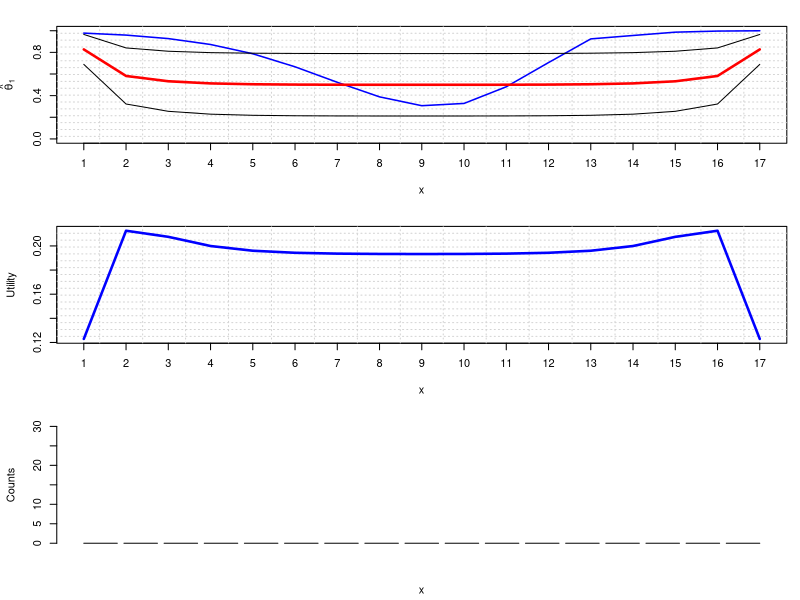
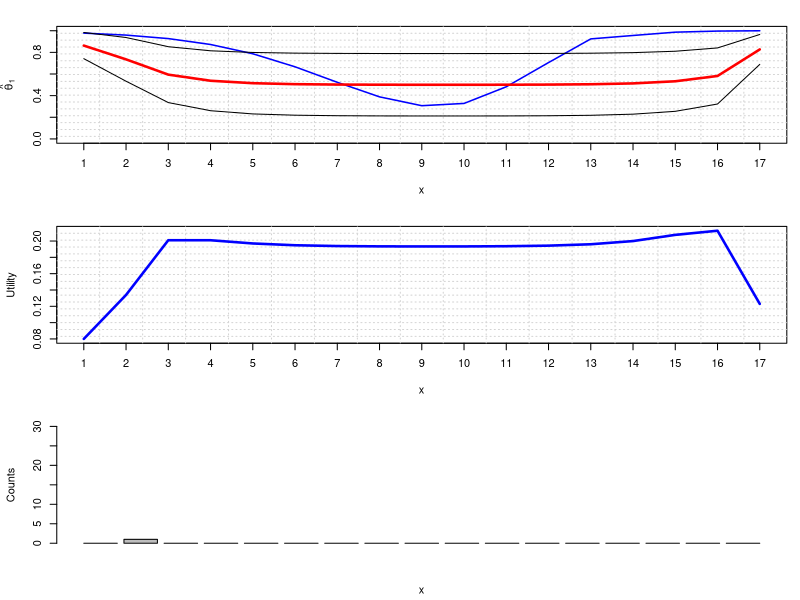
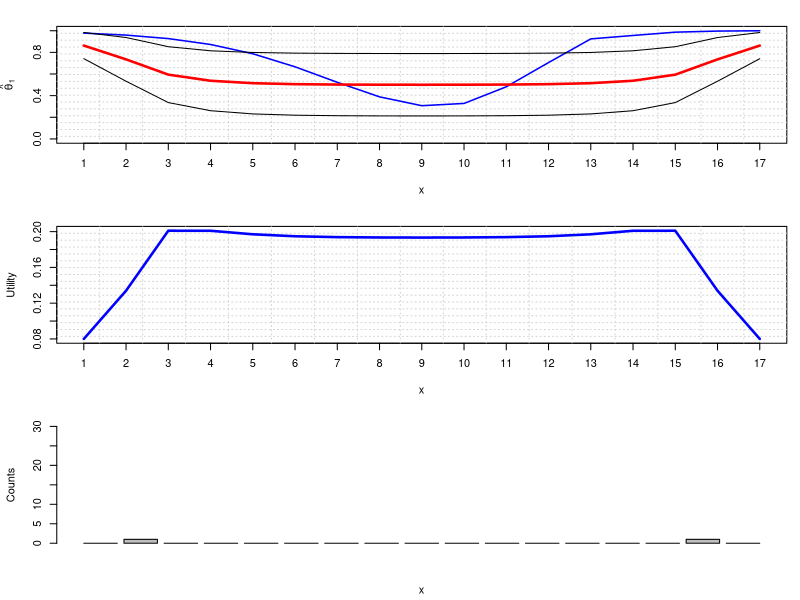
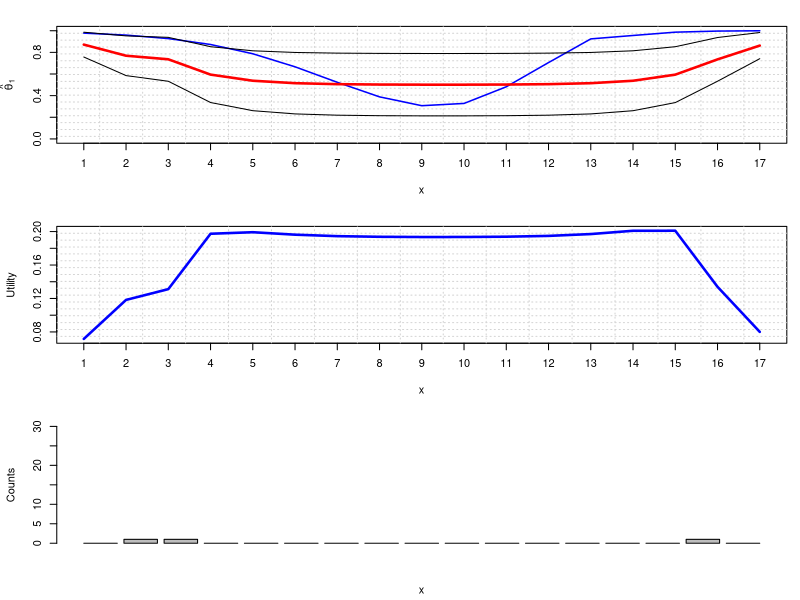
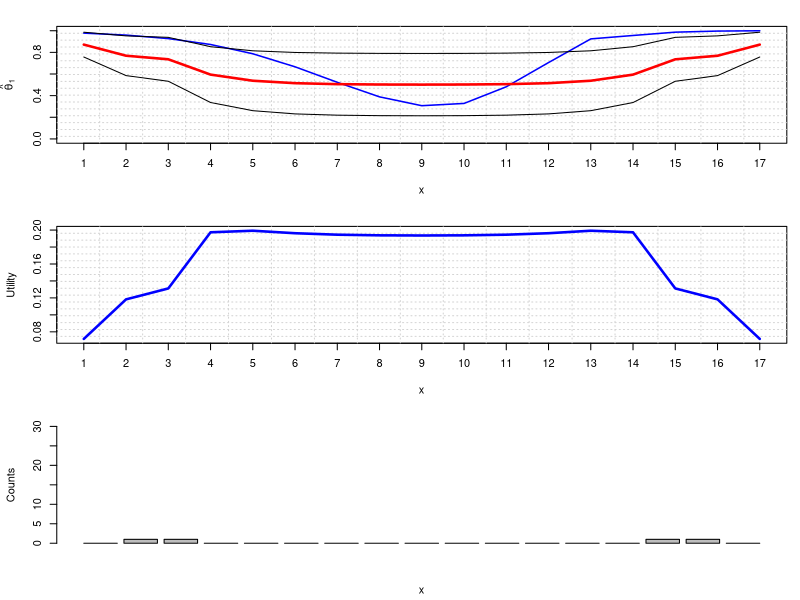
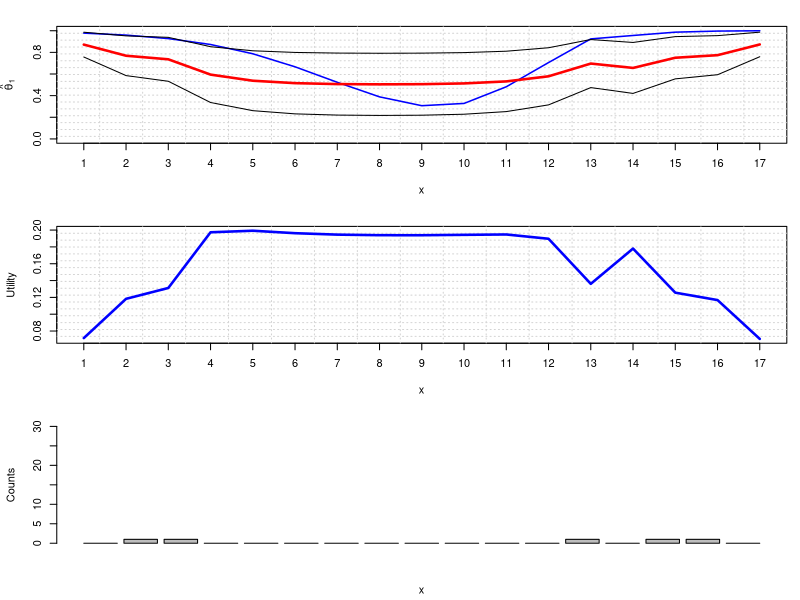
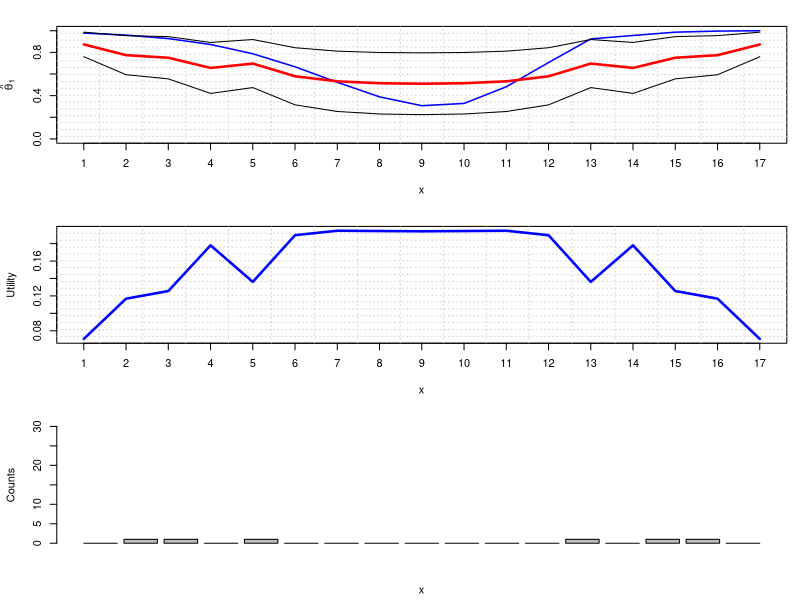
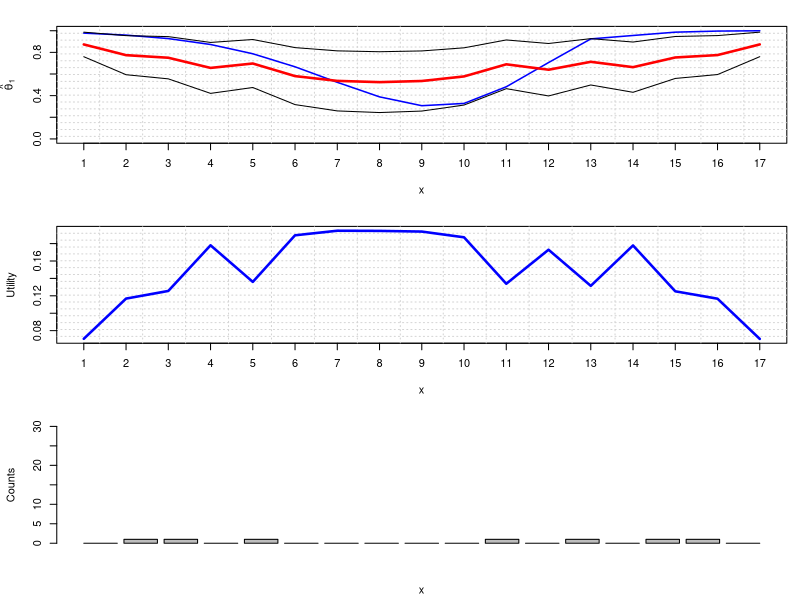

Write R code to recreate these figures, in order.

# forward recursion (marginal posterior)
################################################################################

phi <- function(parameter, phi.result, j, jp, h) {
  a1 <- parameter$alpha.success[1]
  a2 <- parameter$alpha.failure[1]
  n1 <- parameter$alpha.success[1] + sum(parameter$success[1:jp])
  n2 <- parameter$alpha.failure[1] + sum(parameter$failure[1:jp])

  result <- parameter$rho^(jp-1)*beta(n1, n2)/beta(a1, a2)*h(1, jp, n1, n2)
  if (j > 1) {
    for (k in 1:(j-1)) {
      a1 <- parameter$alpha.success[k+1]
      a2 <- parameter$alpha.failure[k+1]
      n1 <- parameter$alpha.success[k+1] + sum(parameter$success[(k+1):jp])
      n2 <- parameter$alpha.failure[k+1] + sum(parameter$failure[(k+1):jp])
      result <- result + (1-parameter$rho)*parameter$rho^(jp-k-1)*phi.result[k]*beta(n1, n2)/beta(a1, a2)*h(k+1, jp, n1, n2)
    }
  }
  return(result)
}
phi.init <- function(parameter) {
  result <- rep(0, parameter$L)
  h <- function(i, j, n1, n2) 1
  for (j in 1:parameter$L) {
    result[j] <- phi(parameter, result, j, j, h)
  }
  return(result)
}
f.forward <- function(parameter, j, h) {
  return (phi(parameter, parameter$phi, j, j, h)/parameter$phi[j])
}
f.forward.expectation <- function(parameter, j) {
  h <- function(i, j, n1, n2) c(n1/(n1+n2), n2/(n1+n2))
  return(f.forward(parameter, j, h))
}
f.forward.stddev <- function(parameter, j) {
  h <- function(i, j, n1, n2) c(n1*(n1+n2 - n1)/((n1+n2)^2*(n1+n2+1)), n2*(n1+n2 - n2)/((n1+n2)^2*(n1+n2+1)))
  return(sqrt(f.forward(parameter, j, h)))
}

# backward recursion (marginal posterior)
################################################################################

psi <- function(parameter, psi.result, j, h) {
  a1 <- parameter$alpha.success[j]
  a2 <- parameter$alpha.failure[j]
  n1 <- parameter$alpha.success[j] + sum(parameter$success[j:parameter$L])
  n2 <- parameter$alpha.failure[j] + sum(parameter$failure[j:parameter$L])

  result <- parameter$rho^(parameter$L-j)*beta(n1, n2)/beta(a1, a2)*h(j, parameter$L, n1, n2)
  if (j+1 <= parameter$L) {
    for (k in (j+1):parameter$L) {
      a1 <- parameter$alpha.success[j]
      a2 <- parameter$alpha.failure[j]
      n1 <- parameter$alpha.success[j] + sum(parameter$success[j:(k-1)])
      n2 <- parameter$alpha.failure[j] + sum(parameter$failure[j:(k-1)])
      result <- result + (1-parameter$rho)*parameter$rho^(k-1-j)*psi.result[k]*beta(n1, n2)/beta(a1, a2)*h(j, k-1, n1, n2)
    }
  }
  return(result)
}
psi.init <- function(parameter) {
  result <- rep(0, parameter$L)
  h <- function(i, j, n1, n2) 1
  for (j in parameter$L:1) {
    result[j] <- psi(parameter, result, j, h)
  }
  return(result)
}

# forward and backward recursion (marginal posterior)
################################################################################

g <- function(parameter, j, h) {
  result <- phi(parameter, parameter$phi, j, parameter$L, h)
  if (j+1 <= parameter$L) {
    for (k in (j+1):parameter$L) {
      result <- result + (1-parameter$rho)*phi(parameter, parameter$phi, j, k-1, h)*parameter$psi[k]
    }
  }
  return(result/parameter$phi[j])
}
g.norm <- function(parameter, j) {
  return(parameter$phi[parameter$L]/parameter$phi[j])
}
f <- function(parameter, j, h) {
  return (g(parameter, j, h)/g.norm(parameter, j))
}
f.expectation <- function(parameter, j) {
  h <- function(i, j, n1, n2) c(n1/(n1+n2), n2/(n1+n2))
  return(f(parameter, j, h))
}
f.stddev <- function(parameter, j) {
  h <- function(i, j, n1, n2) c(n1*(n1+n2 - n1)/((n1+n2)^2*(n1+n2+1)), n2*(n1+n2 - n2)/((n1+n2)^2*(n1+n2+1)))
  return(sqrt(f(parameter, j, h)))
}

# mixture chain (reverse parameters)
################################################################################

parameter.reverse <- function(parameter.1) {
  parameter.2 <- list()
  parameter.2$success <- rev(parameter.1$success)
  parameter.2$failure <- rev(parameter.1$failure)
  if (is.element('alpha.success', names(parameter.1))) {
    parameter.2$alpha.success <- rev(parameter.1$alpha.success)
  }
  if (is.element('alpha.failure', names(parameter.1))) {
    parameter.2$alpha.failure <- rev(parameter.1$alpha.failure)
  }
  parameter.2$rho <- parameter.1$rho
  
  return(parameter.2)
}

# init parameters and compute posterior
################################################################################

parameter.init <- function(parameter.1, extended=TRUE) {
  parameter.1$L <- length(parameter.1$success)
  if (!is.element('alpha.success', names(parameter.1))) {
    parameter.1$alpha.success <- rep(1, parameter.1$L)
  }
  if (!is.element('alpha.failure', names(parameter.1))) {
    parameter.1$alpha.failure <- rep(1, parameter.1$L)
  }
  parameter.1$phi <- phi.init(parameter.1)
  if (extended) {
    # first chain
    parameter.1$psi     <- psi.init(parameter.1)
    parameter.1$expect  <- sapply(1:parameter.1$L, function(j) f.expectation(parameter.1, j))
    parameter.1$stddev  <- sapply(1:parameter.1$L, function(j) f.stddev(parameter.1, j))
    parameter.1$utility <- sapply(1:parameter.1$L, function(j) f.utility(parameter.1, j))

    # second chain
    parameter.2         <- parameter.reverse(parameter.1)
    parameter.2         <- parameter.init(parameter.2, FALSE)
    parameter.2$psi     <- psi.init(parameter.2)
    parameter.2$expect  <- sapply(1:parameter.2$L, function(j) f.expectation(parameter.2, j))
    parameter.2$stddev  <- sapply(1:parameter.2$L, function(j) f.stddev(parameter.2, j))
    parameter.2$utility <- sapply(1:parameter.2$L, function(j) f.utility(parameter.2, j))

    # mix results
    parameter.1$expect  <- sapply(1:parameter.1$L, function(j) (parameter.1$expect[,j]+parameter.2$expect [,parameter.1$L-j+1])/2)
    parameter.1$stddev  <- sapply(1:parameter.1$L, function(j) (parameter.1$stddev[,j]+parameter.2$stddev [,parameter.1$L-j+1])/2)
    parameter.1$utility <- sapply(1:parameter.1$L, function(j) (parameter.1$utility[j]+parameter.2$utility[ parameter.1$L-j+1])/2)
  }
  return(parameter.1)
}

# utility (on the full joint posterior)
################################################################################

f.utility.prime <- function(parameter, j, l) {
  L <- parameter$L
  parameter.new <- parameter
  if (l == 1) {
    h <- function(p, q, n1, n2) {
      return(digamma(n1) - digamma(n1 + n2))
    }
    parameter.new$success[j] <- parameter.new$success[j] + 1
  }
  else {
    h <- function(p, q, n1, n2) {
      return(digamma(n2) - digamma(n1 + n2))
    }
    parameter.new$failure[j] <- parameter.new$failure[j] + 1
  }
  parameter.new <- parameter.init(parameter.new, FALSE)

  result <- log(parameter$phi[L])-log(parameter.new$phi[L])
  result <- result + f(parameter.new, j, h)
  return(result)
}

f.utility <- function(parameter, j, l) {
  return(parameter$expect[1,j]*f.utility.prime(parameter, j, 1) + parameter$expect[2,j]*f.utility.prime(parameter, j, 2))
}

# plotting
################################################################################

plot.sampling <- function(parameter, groundtruth=c(), density=FALSE) {

  par(mfrow=c(3,1), mar=c(4.3, 4.3, 2, 1))

  plot(c(1,parameter$L),c(0,1.0), type='n', xaxp=c(1,parameter$L,parameter$L-1), xlab="x", ylab=expression(hat(theta)[1]))
  grid(parameter$L,parameter$L)

  if (length(groundtruth) != 0) {
    lines(1:parameter$L, groundtruth, type='l', col='blue', lwd=1.5)
  }
  lines(1:parameter$L, parameter$expect[1,], type='l', col='red', lwd=2.5)
  lines(1:parameter$L, parameter$expect[1,]-parameter$stddev[1,], type='l', col='black', lwd=1)
  lines(1:parameter$L, parameter$expect[1,]+parameter$stddev[1,], type='l', col='black', lwd=1)

  plot(c(1,parameter$L),c(min(parameter$utility),max(parameter$utility)), type='n', xaxp=c(1,parameter$L,parameter$L-1), xlab="x", ylab="Utility")
  grid(parameter$L,parameter$L)
  lines(1:parameter$L, parameter$utility, type='l', col='blue', lwd=2.5)

  counts <- mapply(sum, parameter$success, parameter$failure)
  barplot(counts, ylim=c(0,30), xlab="x", ylab="Counts")
}

# sampling and ground truth
################################################################################

library(nnet) # which.is.max

get.sample <- function(j) {
  if (runif(1, 0, 1) <= groundtruth[j]) {
    return(1)
  }
  else {
    return(2)
  }
}

sample.prime <- function(parameter) {
  j <- which.is.max(parameter$utility)
  l <- get.sample(j)
  print(j)
  if (l == 1) {
    parameter$success[j] <- parameter$success[j] + 1
  }
  else {
    parameter$failure[j] <- parameter$failure[j] + 1
  }
  parameter <- parameter.init(parameter)

  return(parameter)
}

sample <- function(parameter, n, video=FALSE) {
  parameter <- parameter.init(parameter)
  if (video) {
    png(filename=sprintf("plot_%03d.png", 0), width = 800, height = 600)
    plot.sampling(parameter, groundtruth, FALSE)
    dev.off()
  }
  else {
    plot.sampling(parameter, groundtruth)
  }
  if (n > 0) {
    for (i in 1:n) {
      parameter <- sample.prime(parameter)
      print(parameter$utility)
      if (video) {
        png(filename=sprintf("plot_%03d.png", i), width = 800, height = 600)
        plot.sampling(parameter, groundtruth, FALSE)
        dev.off()
      }
      else {
        plot.sampling(parameter, groundtruth, TRUE)
      }
    }
  }
  return(parameter)
}

# data and parameters
################################################################################

groundtruth <- c(0.977895, 0.959606, 0.927331, 0.872769, 0.786948, 0.666468, 0.523201, 0.388603, 0.307012, 0.327954, 0.481978, 0.705735, 0.924494, 0.956063, 0.986731, 0.996743, 0.999621)
#groundtruth <- c(0.983707, 0.977895, 0.970075, 0.959606, 0.945683, 0.927331, 0.903428, 0.872769, 0.834219, 0.786948, 0.730763, 0.666468, 0.59614, 0.523201, 0.452233, 0.388603, 0.338142, 0.307012, 0.301628, 0.327954, 0.38205, 0.481978, 0.593685, 0.705735, 0.901878, 0.924494, 0.944262, 0.956063, 0.975398, 0.986731, 0.993179, 0.996743, 0.998648, 0.999621, 1.00000)

parameter <- list(rho = 0.4,
                  success = rep(0, length(groundtruth)),
                  failure = rep(0, length(groundtruth))
                  )
parameter <- parameter.init(parameter, FALSE)

parameter$alpha.success[ 1] = 10
parameter$alpha.success[17] = 10

parameter <- sample(parameter, 100, video=FALSE)

#mencoder mf://plot_*.png -mf type=png:fps=4 -ovc lavc -lavcopts vcodec=mpeg4 -oac copy -o plot.avi
